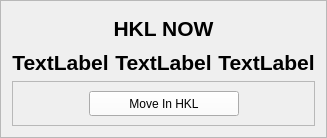
        <widget class="QFrame" name="frame_5">
         <property name="frameShape">
          <enum>QFrame::StyledPanel</enum>
         </property>
         <property name="frameShadow">
          <enum>QFrame::Raised</enum>
         </property>
         <layout class="QVBoxLayout" name="verticalLayout_8">
          <item>
           <widget class="QLabel" name="label_2">
            <property name="minimumSize">
             <size>
              <width>0</width>
              <height>32</height>
             </size>
            </property>
            <property name="font">
             <font>
              <pointsize>16</pointsize>
              <weight>75</weight>
              <bold>true</bold>
             </font>
            </property>
            <property name="styleSheet">
             <string notr="true"> QLabel {
    qproperty-alignment: AlignCenter;
    padding: 5px 0px;
    color: rgb(0, 0, 0);
    max-height: 22px;
    font-size: 16pt;
	font-weight: bold; 
}</string>
            </property>
            <property name="text">
             <string>HKL NOW</string>
            </property>
            <property name="alignment">
             <set>Qt::AlignCenter</set>
            </property>
           </widget>
          </item>
          <item>
           <layout class="QGridLayout" name="gridLayout_7">
            <item row="0" column="1">
             <widget class="QLabel" name="K_val">
              <property name="font">
               <font>
                <pointsize>16</pointsize>
                <weight>75</weight>
                <bold>true</bold>
               </font>
              </property>
              <property name="text">
               <string>TextLabel</string>
              </property>
              <property name="alignment">
               <set>Qt::AlignCenter</set>
              </property>
             </widget>
            </item>
            <item row="0" column="0">
             <widget class="QLabel" name="H_val">
              <property name="font">
               <font>
                <pointsize>16</pointsize>
                <weight>75</weight>
                <bold>true</bold>
               </font>
              </property>
              <property name="text">
               <string>TextLabel</string>
              </property>
              <property name="alignment">
               <set>Qt::AlignCenter</set>
              </property>
             </widget>
            </item>
            <item row="0" column="2">
             <widget class="QLabel" name="L_val">
              <property name="font">
               <font>
                <pointsize>16</pointsize>
                <weight>75</weight>
                <bold>true</bold>
               </font>
              </property>
              <property name="text">
               <string>TextLabel</string>
              </property>
              <property name="alignment">
               <set>Qt::AlignCenter</set>
              </property>
             </widget>
            </item>
           </layout>
          </item>
          <item>
           <widget class="QFrame" name="frame_7">
            <property name="maximumSize">
             <size>
              <width>16777215</width>
              <height>50</height>
             </size>
            </property>
            <property name="frameShape">
             <enum>QFrame::StyledPanel</enum>
            </property>
            <property name="frameShadow">
             <enum>QFrame::Raised</enum>
            </property>
            <layout class="QHBoxLayout" name="horizontalLayout_2">
             <item>
              <layout class="QHBoxLayout" name="horizontalLayout">
               <item>
                <spacer name="horizontalSpacer_7">
                 <property name="orientation">
                  <enum>Qt::Horizontal</enum>
                 </property>
                 <property name="sizeHint" stdset="0">
                  <size>
                   <width>40</width>
                   <height>20</height>
                  </size>
                 </property>
                </spacer>
               </item>
               <item>
                <widget class="PyDMRelatedDisplayButton" name="PyDMRelatedDisplayButton">
                 <property name="minimumSize">
                  <size>
                   <width>150</width>
                   <height>25</height>
                  </size>
                 </property>
                 <property name="maximumSize">
                  <size>
                   <width>150</width>
                   <height>25</height>
                  </size>
                 </property>
                 <property name="palette">
                  <palette>
                   <active>
                    <colorrole role="Button">
                     <brush brushstyle="SolidPattern">
                      <color alpha="255">
                       <red>255</red>
                       <green>255</green>
                       <blue>255</blue>
                      </color>
                     </brush>
                    </colorrole>
                   </active>
                   <inactive>
                    <colorrole role="Button">
                     <brush brushstyle="SolidPattern">
                      <color alpha="255">
                       <red>255</red>
                       <green>255</green>
                       <blue>255</blue>
                      </color>
                     </brush>
                    </colorrole>
                   </inactive>
                   <disabled>
                    <colorrole role="Button">
                     <brush brushstyle="SolidPattern">
                      <color alpha="255">
                       <red>255</red>
                       <green>255</green>
                       <blue>255</blue>
                      </color>
                     </brush>
                    </colorrole>
                   </disabled>
                  </palette>
                 </property>
                 <property name="toolTip">
                  <string/>
                 </property>
                 <property name="text">
                  <string>Move In HKL</string>
                 </property>
                 <property name="filenames" stdset="0">
                  <stringlist>
                   <string>goto_hkl.py</string>
                  </stringlist>
                 </property>
                 <property name="openInNewWindow" stdset="0">
                  <bool>true</bool>
                 </property>
                </widget>
               </item>
               <item>
                <spacer name="horizontalSpacer_8">
                 <property name="orientation">
                  <enum>Qt::Horizontal</enum>
                 </property>
                 <property name="sizeHint" stdset="0">
                  <size>
                   <width>40</width>
                   <height>20</height>
                  </size>
                 </property>
                </spacer>
               </item>
              </layout>
             </item>
            </layout>
           </widget>
          </item>
         </layout>
        </widget>
